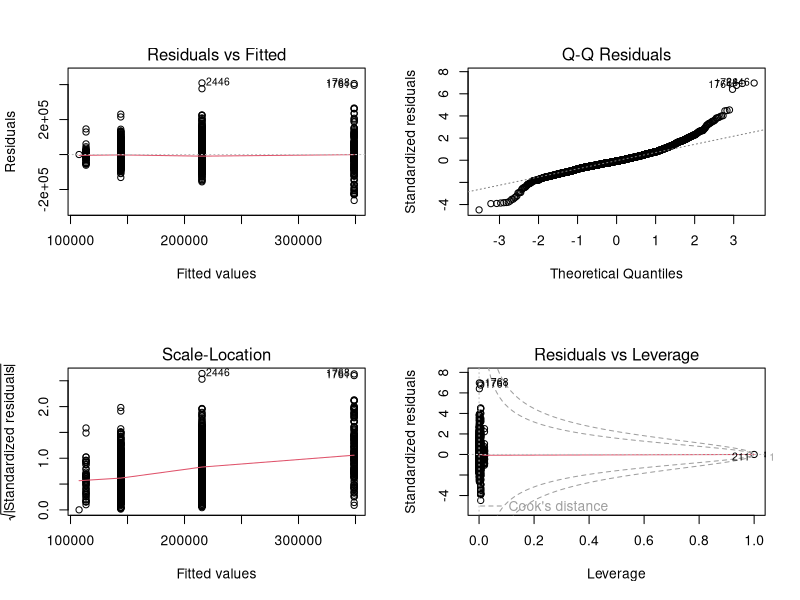

This figure's R source: (Note: this script raises an error after producing the figure.)
### Andrew Knight Assignment #3 Code ###

setwd("C:/Users/andrewknight/Dev/msds-410/wk3")
mydata <- read.csv(file="ames_housing_data.csv",head=TRUE,sep=",")
sp <- mydata$SalePrice

#Note this code was adapted from my Assignment 1 & 2 code.


############################################
### Task 0 - Misc Setup and Tests ###
###########################################

#Decided not to use the whole data set, see drop conditions below.
#Set sample data
#sampledat <- mydata
# Initial view of data
#str(sampledat)


# Drop Conditions - these are the exact same used in Assignment #2
# 1. Residential Zoning only
sub1 <- subset(mydata, mydata$Zoning != "C (all)" & mydata$Zoning != "I (all)")
nrow(sub1)
paste("Dropped", nrow(mydata) - nrow(sub1))
2903 / nrow(mydata)

# 2. Simplify by looking at only Single Family deteached property types
sub2 <- subset(sub1, sub1$BldgType == "1Fam")
nrow(sub2)
paste("Dropped", nrow(mydata) - nrow(sub2))

sub3 <- subset(sub2, sub2$GrLivArea < 4500)
nrow(sub3)
paste("Total Dropped", nrow(mydata) - nrow(sub3))

sub4 <- subset(sub3, sub3$TotalBsmtSF > 1 & sub3$TotalBsmtSF < 3000)
nrow(sub4)
paste("Total Dropped", nrow(mydata) - nrow(sub4))


# New variable for my Sample data to use for regression models
sampledat <- sub4
nrow(sampledat)

# Set sample data
#sampledat <- mydata


SLRresult = lm(SalePrice ~ KitchenQual, data=sampledat)
anova(SLRresult)
summary(SLRresult)

par(mfrow=c(2,2))  # visualize four graphs at once
plot(SLRresult)

# Check out the sample
str(sampledat)

# Add a couple new derivative variables up front
sampledat$HouseAge <- sampledat$YrSold - sampledat$YearBuilt
sampledat$QualityIndex <- sampledat$OverallQual * sampledat$OverallCond

# Some initial plots
require(ggplot2)
ggplot(sampledat, aes(x=KitchenQual, y=res)) + 
  geom_point(color="blue", size=2) +
  ggtitle("Scatter Plot of Residual vs KitchenQual") +
  theme(plot.title=element_text(lineheight=0.8, face="bold", hjust=0.5)) + 
  geom_smooth(method=lm,se=FALSE)  ## method=lm, se=FALSE ###

ggplot(sampledat, aes(x=QualityIndex, y=SalePrice)) + 
  geom_point(color="blue", shape=1) +
  ggtitle("Scatter Plot of X vs SalePrice") +
  theme(plot.title=element_text(lineheight=0.8, face="bold", hjust=0.5))

ggplot(sampledat) +
  geom_bar( aes(KitchenQual) ) +
  ggtitle("Number of houses per KitchenQual") +
  theme(plot.title=element_text(lineheight=0.8, face="bold", hjust=0.5))

ggplot(sampledat, aes(x=KitchenQual, y=SalePrice)) + 
  geom_boxplot(fill="blue") +
  labs(title="Boxplot of KitchenQual") +
  theme(plot.title=element_text(lineheight=0.8, face="bold", hjust=0.5))


############################################
### Task 1 - Select Categorical Variable ###
###########################################

# Choose categorical variable: KitchenQual
#kq <- mydata$KitchenQual
class(mydata$KitchenQual)
summary(mydata$KitchenQual)
# Others tested: HouseStyle

# Simple Linear Model
SLRresult = lm(SalePrice ~ KitchenQual, data=sampledat)
anova(SLRresult)
summary(SLRresult)

# In summary output, Intercept gives KitchenQualEx. Others are listed as amount subtracted from Ex.
# Does the predicted model go through the mean of Y in each category?


#############################################
### Task 2 - Create Dummy Variables ###
############################################


# kq_ex <- sampledat[which(sampledat$KitchenQual == "Ex"),]
# kq_gd <- sampledat[which(sampledat$KitchenQual == "Gd"),]
# kq_ta <- sampledat[which(sampledat$KitchenQual == "TA"),]
# kq_fa <- sampledat[which(sampledat$KitchenQual == "Fa"),]
# kq_po <- sampledat[which(sampledat$KitchenQual == "Po"),]

# Dummy vars, use Ex as the basis category
sampledat$kq_ex <- ifelse(sampledat$KitchenQual == "Ex", 1, 0)
sampledat$kq_gd <- ifelse(sampledat$KitchenQual == "Gd", 1, 0)
sampledat$kq_ta <- ifelse(sampledat$KitchenQual == "TA", 1, 0)
sampledat$kq_fa <- ifelse(sampledat$KitchenQual == "Fa", 1, 0)
#sampledat$kq_po <- ifelse(sampledat$KitchenQual == "Po", 1, 0)

# Fit a multiple regression model using the dummy coded variables.
MLRkq_result = lm(SalePrice ~ kq_ex + kq_gd + kq_ta + kq_fa, data = sampledat)

# Report the model and interpret the coefficients.
anova(MLRkq_result)
summary(MLRkq_result)

# Does the predicted model go through the mean of Y in each category?
# Plot MLR Result
par(mfrow=c(2,2))
plot(MLRkq_result)


# For each dummy variable, perform SLR against SalePrice and print summary
SLR_kq = lm(SalePrice ~ sampledat$kq_po, data=sampledat)
anova(SLR_kq)
summary(SLR_kq)

# Read the RSE for each to get the mean of SalePrice for each dummy.
# Repeat this for each of the five

pred <- as.data.frame(predict(SLR_kq,sampledat))
names(pred)
library(reshape)
pred <- rename(pred, c("predict(SLR_kq, sampledat)" = "prd"))
sampledat$pred <- pred$prd
sampledat$res <- sampledat$SalePrice - sampledat$pred
sampledat$absres <- abs(sampledat$res)
MAE <- mean(sampledat$absres)
MAE

# Show the residual plot with line thru the mean for each category
ggplot(sampledat, aes(x=kq_ex, y=res)) + 
  geom_point(color="blue", size=2) +
  ggtitle("Scatter Plot of Residual vs kq") +
  theme(plot.title=element_text(lineheight=0.8, face="bold", hjust=0.5)) + 
  geom_smooth(method=lm,se=FALSE)  ## method=lm, se=FALSE ###


################################################
### Task 3 ###
################################################

# See document


########################################
### Task 4
########################################

# Select 2 predictor variables: GrLivArea & TotalBsmtSF

########## TEST 1 ##############
#MLR Test & MAE1 for Model #1
MLRtest_result = lm(SalePrice ~ GrLivArea + TotalBsmtSF + KitchenQual, data = sampledat)
summary(MLRtest_result)
plot(MLRtest_result)

pred <- as.data.frame(predict(MLRtest_result,sampledat))
names(pred)
library(reshape)
pred <- rename(pred, c("predict(MLRtest_result, sampledat)" = "prd"))
sampledat$pred <- pred$prd
sampledat$res <- sampledat$SalePrice - sampledat$pred
sampledat$absres <- abs(sampledat$res)
MAE1 <- mean(sampledat$absres)
MAE1

# Show the residual plot with line thru the mean for each category
ggplot(sampledat, aes(x=KitchenQual, y=res)) + 
  geom_point(color="blue", size=2) +
  ggtitle("Scatter Plot of Residual vs KitchenQual") +
  theme(plot.title=element_text(lineheight=0.8, face="bold", hjust=0.5)) + 
  geom_smooth(method=lm,se=FALSE)  ## method=lm, se=FALSE ###

########## TEST 2 ##############
# Fit a multiple regression model using the dummy coded variables.
MLR1_result = lm(SalePrice ~ GrLivArea + TotalBsmtSF + kq_ex + 
                   kq_gd + kq_ta + kq_fa + kq_po, data = sampledat)
# Report the model and interpret the coefficients.
anova(MLR1_result)
summary(MLR1_result)
# Does the predicted model go through the mean of Y in each category?
# Plot MLR Result
par(mfrow=c(2,2))
plot(MLR1_result)

pred <- as.data.frame(predict(MLR1_result,sampledat))
names(pred)
library(reshape)
pred <- rename(pred, c("predict(MLR1_result, sampledat)" = "prd"))
sampledat$pred <- pred$prd
sampledat$res <- sampledat$SalePrice - sampledat$pred
sampledat$absres <- abs(sampledat$res)
MAE12 <- mean(sampledat$absres)
MAE12

# Show the residual plot with line thru the mean for each category
ggplot(sampledat, aes(x=kq_gd, y=res)) + 
  geom_point(color="blue", size=2) +
  ggtitle("Scatter Plot of Residual vs Predictor") +
  theme(plot.title=element_text(lineheight=0.8, face="bold", hjust=0.5)) + 
  geom_smooth(method=lm,se=FALSE)  ## method=lm, se=FALSE ###

########################################
### Task 5 - Neighborhood Accuracy
########################################

# Boxplot of Residuals
require(ggplot2)
ggplot(sampledat, aes(x=Neighborhood, y=SalePrice)) + 
  geom_boxplot(fill="blue") +
  labs(title="Boxplot of Neighborhood") +
  theme(plot.title=element_text(lineheight=0.8, face="bold", hjust=0.5))

# Observe the Neighborhood categories to determine cleaned groups
library(plyr)
subdat1 <- ddply(sampledat, .(Neighborhood), summarise, 
                 MAE = mean(absres))
subdat2 <- ddply(sampledat, .(Neighborhood), summarise, 
                 MeanPrice = mean(SalePrice))
subdat3 <- ddply(sampledat, .(Neighborhood), summarise, 
                 TotalPrice = sum(SalePrice))
subdat4 <- ddply(sampledat, .(Neighborhood), summarise, 
                 TotalSqft = sum(GrLivArea))
subdat34 <- cbind(subdat3,subdat4)
subdat34$AvgPr_Sqft <- subdat34$TotalPrice/subdat34$TotalSqft

subdatall <- subdat1
subdatall$MeanPrice <- subdat2$MeanPrice
subdatall$AvgPr_Sqft <- subdat34$AvgPr_Sqft

# Plot
ggplot(subdatall, aes(x=AvgPr_Sqft, y=MeanPrice)) + 
  geom_point(color="blue", shape=1,size=3) +
  ggtitle("Scatter Plot of Neighborhood Avg SalePrice") +
  theme(plot.title=element_text(lineheight=0.8, face="bold", hjust=0.5)) +
  geom_vline(xintercept = c(110, 125, 145))

# IMPORTANT: First add the variable price per sf
sampledat$price_sqft <- sampledat$SalePrice/sampledat$GrLivArea

# Clean up of the Neighborhood varaible
sampledat$NbhdGrp <- ifelse(sampledat$price_sqft <= 110, "ngrp1", 
                         ifelse(sampledat$price_sqft <= 125, "ngrp2",
                                ifelse(sampledat$price_sqft <= 145, "ngrp3", "ngrp4")))
sampledat$NbhdGrp

# Include new grouped neighborhood categorical var in model
MLR5result = lm(SalePrice ~ GrLivArea + TotalBsmtSF + NbhdGrp, data=sampledat)
anova(MLR5result)
summary(MLR5result)


# Compute MAE2
pred <- as.data.frame(predict(MLR5result,sampledat))
names(pred)
library(reshape)
pred <- rename(pred, c("predict(MLR5result, sampledat)" = "prd"))
sampledat$pred <- pred$prd
sampledat$res <- sampledat$SalePrice - sampledat$pred
sampledat$absres <- abs(sampledat$res)
MAE2 <- mean(sampledat$absres)
MAE2


########################################
### Task 6 - Y versus log(Y) Comparison
########################################
#Create new variable for log of SalePrice
sampledat$logSalePrice <- log(sampledat$SalePrice)

# Model #3
MLR6_result = lm(SalePrice ~ GrLivArea + TotalBsmtSF + QualityIndex + YearBuilt + 
                   NbhdGrp + KitchenQual, data = sampledat)
anova(MLR6_result)
summary(MLR6_result)
par(mfrow=c(2,2))
plot(MLR6_result)

pred <- as.data.frame(predict(MLR6_result,sampledat))
names(pred)
library(reshape)
pred <- rename(pred, c("predict(MLR6_result, sampledat)" = "prd"))
sampledat$pred <- pred$prd
sampledat$res <- sampledat$SalePrice - sampledat$pred
sampledat$absres <- abs(sampledat$res)
MAE3 <- mean(sampledat$absres)
MAE3

require(ggplot2)
ggplot(sampledat, aes(x=GrLivArea, y=res)) + 
  geom_point(color="blue", size=2) +
  ggtitle("Scatter Plot of Residual vs Predictor") +
  theme(plot.title=element_text(lineheight=0.8, face="bold", hjust=0.5)) + 
  geom_smooth(method=lm,se=FALSE)  ## method=lm, se=FALSE ###

# Old Model #4
MLR6_logresult = lm(log(SalePrice) ~ GrLivArea + TotalBsmtSF + QualityIndex + YearBuilt + 
                      NbhdGrp + KitchenQual, data = sampledat)
anova(MLR6_logresult)
summary(MLR6_logresult)
par(mfrow=c(2,2))
plot(MLR6_logresult)

predlog <- as.data.frame(predict(MLR6_logresult,sampledat))
names(predlog)
library(reshape)
predlog <- rename(predlog, c("predict(MLR6_logresult, sampledat)" = "prdlog"))
sampledat$predlog <- predlog$prd
sampledat$reslog <- log(sampledat$SalePrice) - sampledat$pred
sampledat$absreslog <- abs(sampledat$reslog)
MAE4 <- mean(sampledat$absreslog)
MAE4

ggplot(sampledat, aes(x=GrLivArea, y=absreslog)) + 
  geom_point(color="blue", size=2) +
  ggtitle("Scatter Plot of Log Residual vs Predictor") +
  theme(plot.title=element_text(lineheight=0.8, face="bold", hjust=0.5)) + 
  geom_smooth(method=lm,se=FALSE)  ## method=lm, se=FALSE ###


# New Model #4
MLR6_logresult = lm(logSalePrice ~ GrLivArea + TotalBsmtSF + QualityIndex + YearBuilt + 
                      NbhdGrp + KitchenQual, data = sampledat)
anova(MLR6_logresult)
summary(MLR6_logresult)
par(mfrow=c(2,2))
plot(MLR6_logresult)


predlog <- as.data.frame(predict(MLR6_logresult,sampledat,interval="prediction"))
str(predlog)
head(predlog)
sampledat <- cbind(sampledat,predlog)
sampledat <- subset( sampledat, select = -lwr)
sampledat <- subset( sampledat, select = -upr)
str(sampledat)
head(sampledat)
sampledat <- rename(sampledat, c(fit="fitMLRLog"))
sampledat$reslog <- sampledat$logSalePrice - sampledat$fitMLRLog
MAE4 <- mean(abs(sampledat$reslog))
MAE4


ggplot(sampledat, aes(x=YearBuilt, y=reslog)) + 
  geom_point(color="blue", size=2) +
  ggtitle("Scatter Plot of Residual vs Predictor") +
  theme(plot.title=element_text(lineheight=0.8, face="bold", hjust=0.5)) + 
  geom_smooth(method=lm,se=FALSE)  ## method=lm, se=FALSE ###


########################################
### Task 7 - Influential Points
########################################
head(sampledat)
nrow(sampledat)

library(car)
vif(MLR6_logresult)
par(mfrow=c(1,1))
influencePlot(MLR6_logresult,	id.method="identify", main="Influence Plot", 
              sub="Circle size is proportial to Cook's Distance")


summary(inflm.MLRLog <- influence.measures(MLR6_logresult))
dffitslog <- dffits(MLR6_logresult)
sampledat <- cbind(sampledat,dffitslog)
str(sampledat)

# First determine the threshold for the influential points - trial #1
numpredictors <- 6
dfits_threshold <- 2 * sqrt( (numpredictors+1) / (nrow(sampledat)-numpredictors-1) )
dfits_threshold

# Remove influential points - trial #1
sampledat$absdf <- abs(sampledat$dffitslog)
subdatnuminf <- sampledat[which(sampledat$absdf < dfits_threshold),]
nrow(subdatnuminf)

MLR7Logresult = lm(logSalePrice ~ GrLivArea + TotalBsmtSF + QualityIndex + YearBuilt + 
                     NbhdGrp + KitchenQual, data = subdatnuminf)
anova(MLR7Logresult)
summary(MLR7Logresult)

# Rerun the Influence Plot
vif(MLR7Logresult)
par(mfrow=c(1,1))
influencePlot(MLR7Logresult,	id.method="identify", main="Influence Plot", 
              sub="Circle size is proportial to Cook's Distance")


# First determine the threshold for the influential points - trial #2
numpredictors <- 6
dfits_threshold <- 2 * sqrt( (numpredictors+1) / (nrow(sampledat)-numpredictors-1) )
dfits_threshold

# Remove influential points - trial #2, use double the DFITS value
sampledat$absdf <- abs(sampledat$dffitslog)
subdatnuminf <- sampledat[which(sampledat$absdf < (dfits_threshold * 2)),]
nrow(subdatnuminf)

# Number of obs dropped from influential points - trial #2
nrow(sampledat) - nrow(subdatnuminf)

MLR7Logresult = lm(logSalePrice ~ GrLivArea + TotalBsmtSF + QualityIndex + YearBuilt + 
                     NbhdGrp + KitchenQual, data = subdatnuminf)
anova(MLR7Logresult)
summary(MLR7Logresult)

# Rerun the Influence Plot
vif(MLR7Logresult)
par(mfrow=c(1,1))
influencePlot(MLR7Logresult,	id.method="identify", main="Influence Plot", 
              sub="Circle size is proportial to Cook's Distance")

########################################
### Conclusion & Misc Tests
########################################
